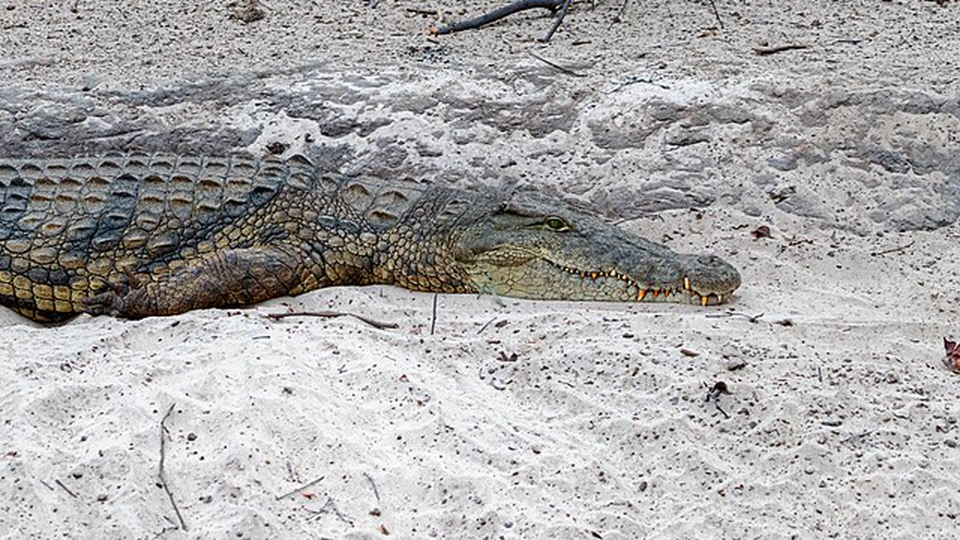
#> input picture lingo/cache/photos/conwords.jpg, 1920 x 1080 px, given as the content of the folder ../lingo/cache/photos/conwords.jpg, which was not available (shown at 1/2 size)
$ python check_blank.py ../lingo/cache/photos/conwords.jpg
#> lines starting #> are read from the running program, lines starting #| are printed output that depends on the picture; pictures that were not available may be replaced by others from this repository, and a replacement may not be noted
#!/usr/bin/env python3
"""Flag beats whose picture is still empty some time after the cut (QC for "grey screen" gaps).

    python3 scripts/check_blank.py STILLS_DIR

STILLS_DIR holds one still per beat rendered at startFrame + 45 (1.5 s in). A frame counts as
blank when almost no pixels differ sharply from a blurred copy of the frame: the soft
background textures score 0-0.1 %, any text, line or shape scores 1.5 % or more.
"""

from __future__ import annotations

import sys
from pathlib import Path

import cv2
import numpy as np

THRESHOLD = 0.5  # percent of pixels with sharp detail


def coverage(img: np.ndarray) -> float:
    gray = cv2.cvtColor(cv2.resize(img, (960, 540)), cv2.COLOR_BGR2GRAY).astype(np.float32)
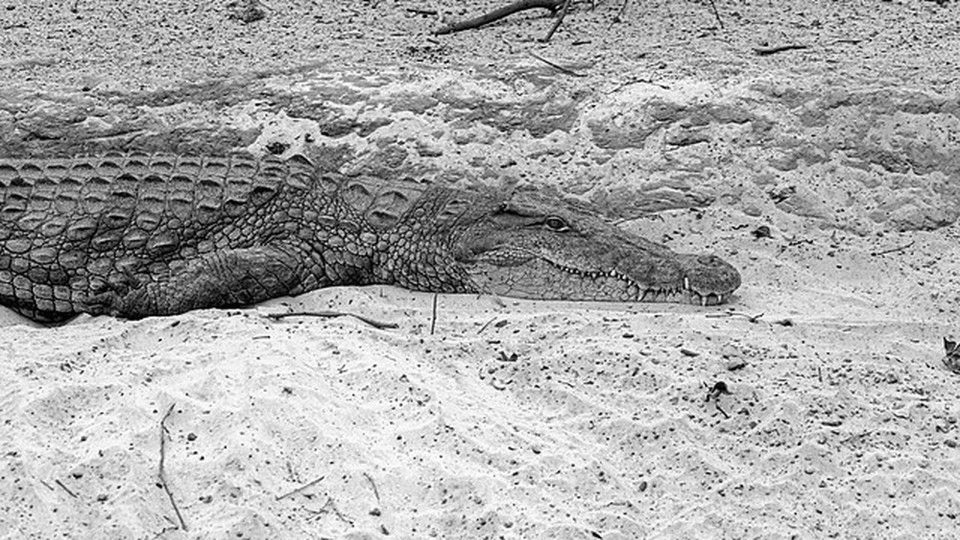
#> gray: shape (540, 960) float32; min 0, max 255, mean 169.8
#> img is the input picture: shape (1080, 1920, 3); mean B, G, R 169.5, 169.3, 170.6
    return float(np.mean(np.abs(gray - cv2.GaussianBlur(gray, (0, 0), 6)) > 18) * 100)


def main() -> None:
    stills = sorted(Path(sys.argv[1]).glob("*.jpg"))
    scores = [(p.name, round(coverage(cv2.imread(str(p))), 2)) for p in stills]
#> scores = [('conwords.jpg', 52.66)]
    bad = [s for s in scores if s[1] < THRESHOLD]
#> bad = []
    print(f"{len(bad)} of {len(stills)} beats look empty at 1.5 s (detail < {THRESHOLD} %):")
#| 0 of 1 beats look empty at 1.5 s (detail < 0.5 %):
    for name, c in bad:
        print(f"  {name}  detail {c} %")
#> this loop made 0 passes
    sys.exit(1 if bad else 0)
#> (the program exits here)

$ run again, on lingo/cache/photos/easy.jpg
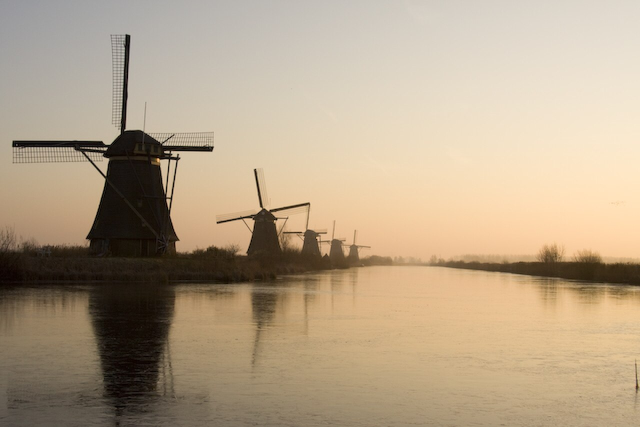
#> input picture lingo/cache/photos/easy.jpg, 1280 x 854 px, given as the content of the folder ../lingo/cache/photos/easy.jpg, which was not available (shown at 1/2 size)
#> in coverage, `gray = cv2.cvtColor(cv2.resize(img, (960, 540)), cv2.COLOR_BGR2GRAY).a..`:
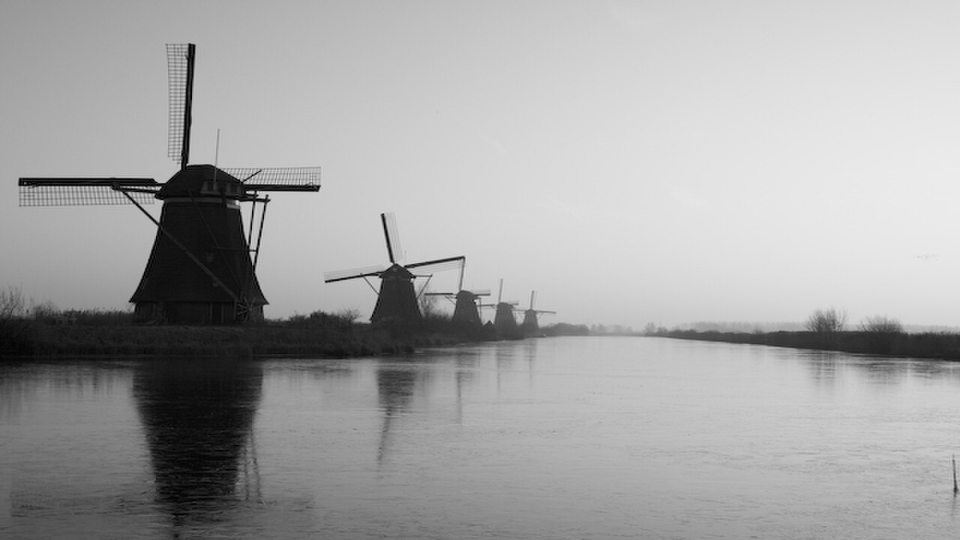
#> gray: shape (540, 960) float32; min 1, max 236, mean 164.3
#> in coverage, img is the input picture: shape (854, 1280, 3); mean B, G, R 136.6, 161.7, 180.3
#> scores = [('easy.jpg', 5.94)]
#> bad = []
#| 0 of 1 beats look empty at 1.5 s (detail < 0.5 %):
